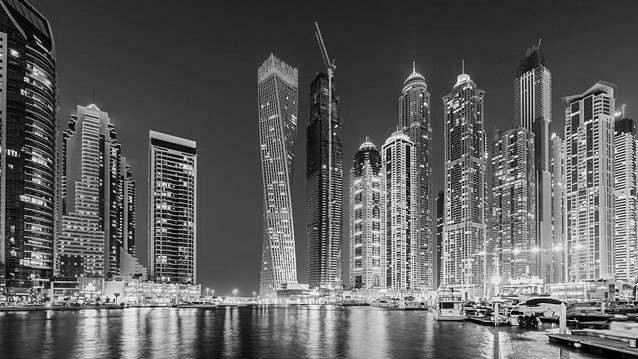
#> input picture ManualConvolution/img.png, 638 x 359 px
$ python manualConvolution.py
#> lines starting #> are read from the running program, lines starting #| are printed output that depends on the picture
import numpy as np
import cv2 as cv


def convolution (img, kernel):
    m, n = img.shape
    m1, n1 = kernel.shape
    kernel = np.flipud(np.fliplr(kernel))

    image_padding = np.zeros((m + m1*2 - 2, n + n1*2 - 2))
    image_padding[m1//2+1 :- (m1//2+1), n1//2+1 :- (n1//2+1)] = img

    img_out = np.zeros((m + m1 - 1, n + n1 - 1))

    m2, n2 = img_out.shape

    for i in range(0, m2):
        for j in range(0, n2):
            img_out[i, j] = np.multiply(kernel, image_padding[i:i+m1, j:j+n1]).sum()

    return img_out.astype(np.uint8)

if __name__ == '__main__':
    img = cv.imread('img.png', cv.IMREAD_GRAYSCALE)
#> img is the input picture: shape (359, 638); min 0, max 255, mean 94.2
    cv.imshow('Imagem inicial', img)

    # Gaussiana
    k_gaussian = (1/16)*np.array([[1, 2, 1],
                                 [2, 4, 2],
                                 [1, 2, 1]])

    filter_gaussian = convolution(img, k_gaussian)
#> in convolution, `image_padding[m1//2+1 :- (m1//2+1), n1//2+1 :- (n1//2+1)] = img`:
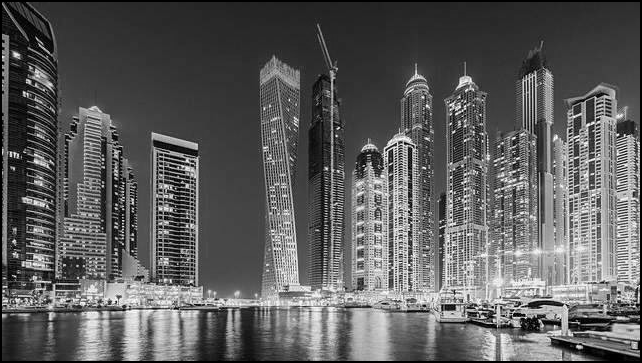
#> image_padding: shape (363, 642) float64; min 0, max 255, mean 92.6
    cv.imshow('Gaussian', filter_gaussian)

    # Derivada gaussiana
    k_derivada_gaussian = np.array([[-1, 0, 1],
                                   [-2, 0, 2],
                                   [-1, 0, 1]])
    filter_derivate_gaussian = convolution(img, k_derivada_gaussian)
    cv.imshow('Derivate Gaussian', filter_derivate_gaussian)


    # Laplacian
    k_laplacian = np.array([[0, 1, 0],
                           [1, -4, 1],
                           [0, 1, 0]])
    filter_laplacian = convolution(img, k_laplacian)
#> after the loop in convolution (call 3), `for i in range(0, m2):`:
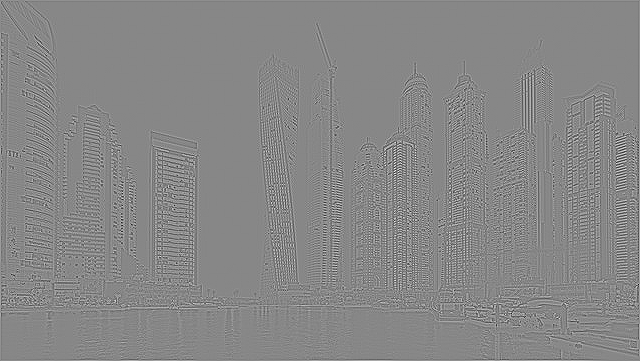
#> img_out: shape (361, 640) float64; min -670, max 592, mean 0; drawn with min black and max white
#> in convolution (call 3), `return img_out.astype(np.uint8)`:
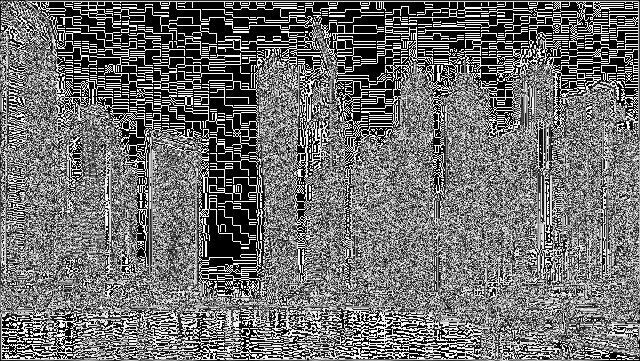
#> returned value: shape (361, 640); min 0, max 255, mean 110
    cv.imshow('Laplacian', filter_laplacian)

    # Sobel X
    k_sobelX = np.array([[1, 0, -1],
                        [2, 0, -2],
                        [1, 0, -1]])
    filter_sobelX = convolution(img, k_sobelX)
#> after the loop in convolution (call 4), `for i in range(0, m2):`:
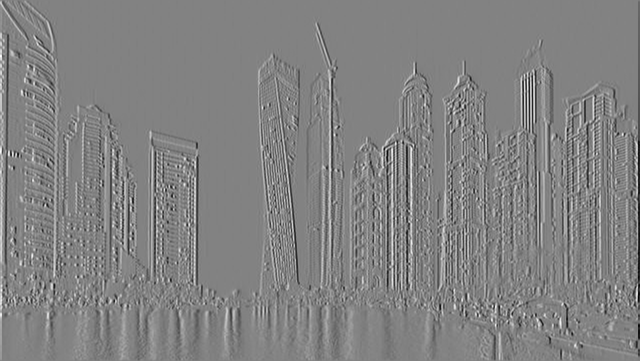
#> img_out: shape (361, 640) float64; min -907, max 870, mean 0; drawn with min black and max white
#> in convolution (call 4), `return img_out.astype(np.uint8)`:
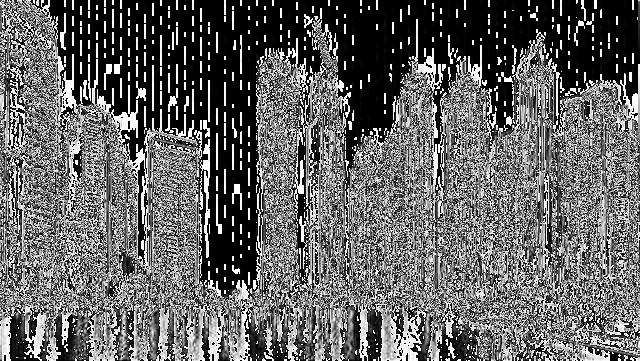
#> returned value: shape (361, 640); min 0, max 255, mean 100.8
    cv.imshow('Horizontal Sobel', filter_sobelX)

    # Sobel Y
    k_sobelY = np.array([[1, 2, 1],
                        [0, 0, 0],
                        [-1, -2, -1]])
    filter_sobelY = convolution(img, k_sobelY)
#> after the loop in convolution (call 5), `for i in range(0, m2):`:
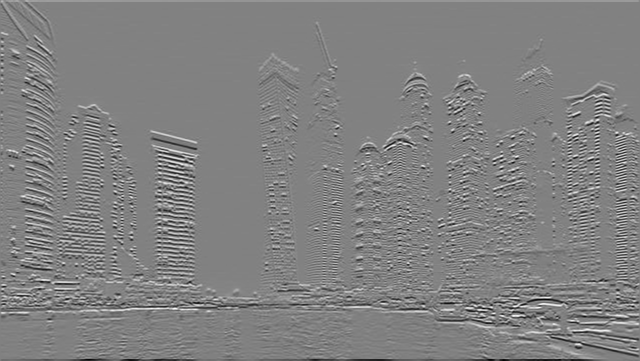
#> img_out: shape (361, 640) float64; min -943, max 915, mean 0; drawn with min black and max white
#> in convolution (call 5), `return img_out.astype(np.uint8)`:
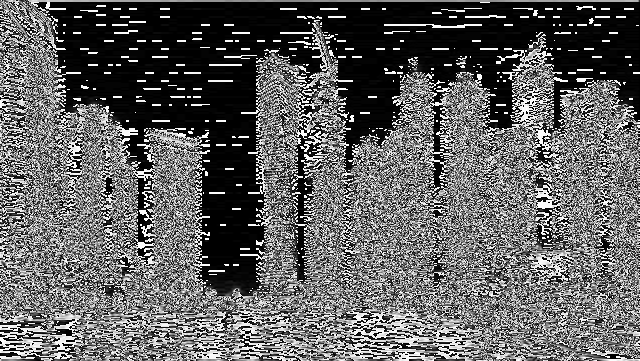
#> returned value: shape (361, 640); min 0, max 255, mean 96.6
    cv.imshow('Vertical Sobel', filter_sobelY)


    cv.waitKey(0)
    cv.destroyAllWindows()
